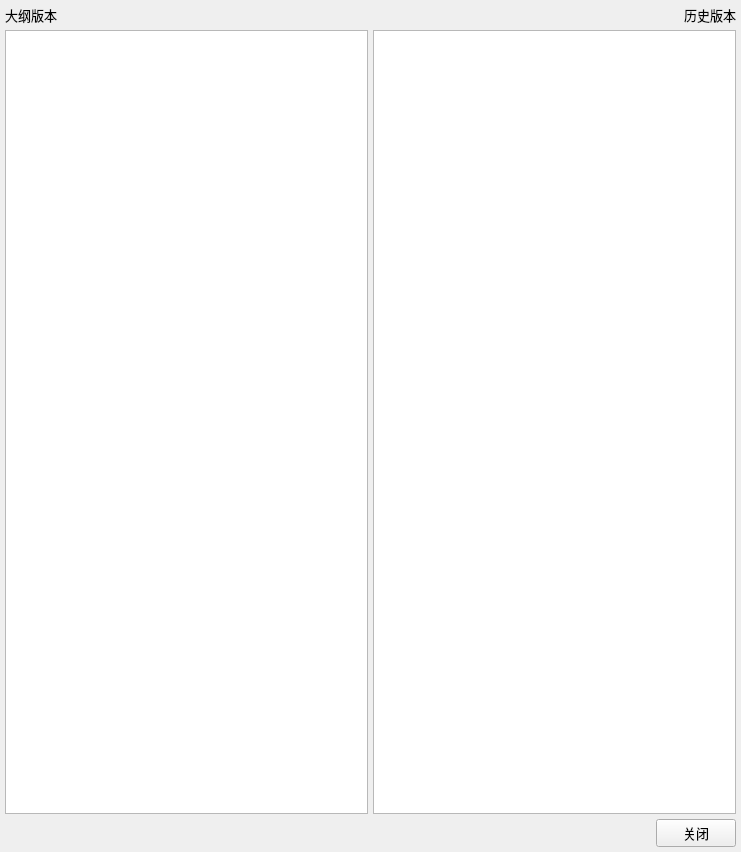
<?xml version="1.0" encoding="UTF-8"?>
<ui version="4.0">
 <class>Form</class>
 <widget class="QWidget" name="Form">
  <property name="geometry">
   <rect>
    <x>0</x>
    <y>0</y>
    <width>741</width>
    <height>852</height>
   </rect>
  </property>
  <property name="windowTitle">
   <string>Form</string>
  </property>
  <layout class="QGridLayout" name="gridLayout" columnstretch="1,1">
   <property name="leftMargin">
    <number>5</number>
   </property>
   <property name="topMargin">
    <number>5</number>
   </property>
   <property name="rightMargin">
    <number>5</number>
   </property>
   <property name="bottomMargin">
    <number>5</number>
   </property>
   <property name="spacing">
    <number>5</number>
   </property>
   <item row="0" column="0">
    <widget class="QLabel" name="label">
     <property name="font">
      <font>
       <pointsize>10</pointsize>
      </font>
     </property>
     <property name="text">
      <string>大纲版本</string>
     </property>
    </widget>
   </item>
   <item row="0" column="1">
    <widget class="QLabel" name="label_2">
     <property name="font">
      <font>
       <pointsize>10</pointsize>
      </font>
     </property>
     <property name="text">
      <string>历史版本</string>
     </property>
     <property name="alignment">
      <set>Qt::AlignRight|Qt::AlignTrailing|Qt::AlignVCenter</set>
     </property>
    </widget>
   </item>
   <item row="1" column="0">
    <widget class="QListWidget" name="QlwNew">
     <property name="font">
      <font>
       <pointsize>10</pointsize>
      </font>
     </property>
    </widget>
   </item>
   <item row="1" column="1">
    <widget class="QListWidget" name="QlwOld">
     <property name="font">
      <font>
       <pointsize>10</pointsize>
      </font>
     </property>
    </widget>
   </item>
   <item row="2" column="0" colspan="2">
    <layout class="QHBoxLayout" name="horizontalLayout">
     <property name="bottomMargin">
      <number>0</number>
     </property>
     <item>
      <spacer name="horizontalSpacer">
       <property name="orientation">
        <enum>Qt::Horizontal</enum>
       </property>
       <property name="sizeHint" stdset="0">
        <size>
         <width>40</width>
         <height>20</height>
        </size>
       </property>
      </spacer>
     </item>
     <item>
      <widget class="QPushButton" name="QpbClose">
       <property name="minimumSize">
        <size>
         <width>80</width>
         <height>28</height>
        </size>
       </property>
       <property name="font">
        <font>
         <pointsize>10</pointsize>
        </font>
       </property>
       <property name="text">
        <string>关闭</string>
       </property>
      </widget>
     </item>
    </layout>
   </item>
  </layout>
 </widget>
 <resources/>
 <connections/>
</ui>
